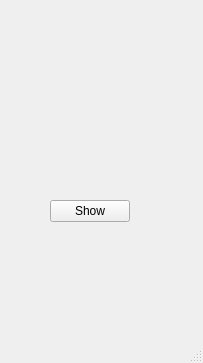
<?xml version="1.0" encoding="UTF-8"?>
<ui version="4.0">
 <class>MainWindow</class>
 <widget class="QMainWindow" name="MainWindow">
  <property name="geometry">
   <rect>
    <x>0</x>
    <y>0</y>
    <width>203</width>
    <height>363</height>
   </rect>
  </property>
  <property name="windowTitle">
   <string>MainWindow</string>
  </property>
  <widget class="QWidget" name="centralwidget">
   <widget class="QPushButton" name="pushButton">
    <property name="geometry">
     <rect>
      <x>50</x>
      <y>200</y>
      <width>80</width>
      <height>22</height>
     </rect>
    </property>
    <property name="text">
     <string>Show</string>
    </property>
   </widget>
  </widget>
  <widget class="QMenuBar" name="menubar">
   <property name="geometry">
    <rect>
     <x>0</x>
     <y>0</y>
     <width>203</width>
     <height>21</height>
    </rect>
   </property>
  </widget>
  <widget class="QStatusBar" name="statusbar"/>
 </widget>
 <resources/>
 <connections/>
</ui>
